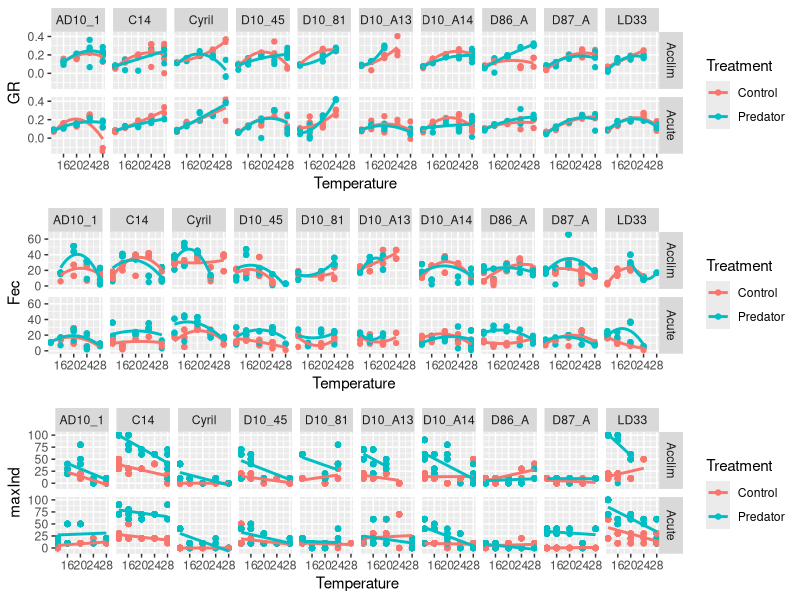

The R script that drew this image:
# 20.12.18
# Make All Traits from Raw Data ----

# SGR calculated as linear regression on log Body Size from Intial to Final Juvenile Instar
# Fec calcuated as sum of the number of neonates
# Induction calcuated as max induction
# NO SCALING because 0 matters to TPC.

#libraries
library(tidyverse)

# data
hebe_all <- read_csv("./Data/AllResults_18_07_18.csv")

# Make the trait data ----

# Somatic Growth Data ----
SGR <- hebe_all %>% 
  filter(Clone != "D10_74", Clone != "LD35", Clone != "LD34") %>% 
  mutate(Experiment = case_when(
    Experiment == "Acute" ~ "Acute",
    Experiment == "Aclim" ~ "Acclim",
    Experiment == "Acclim" ~ "Acclim")) %>% 
  filter(Mature == "J") %>% 
  select(ID, Clone, Temperature, Treatment, Experiment, Age, Body) %>% 
  mutate(log.Body = log(Body)) %>% 
  na.omit()

unique(SGR$Clone)

# calculate GR
SGR_scale <- SGR %>%  
  group_by(ID, Clone, Temperature, Treatment, Experiment) %>% 
  nest() %>% 
  mutate(model = map(.x = data , .f = ~lm(log.Body ~ Age, data = .))) %>% 
  mutate(GR = map_dbl(.x = model, .f = ~coef(.)[2]))

# Fecundity Data ----

Fec_scale <- hebe_all %>% 
  filter(Clone != "D10_74", Clone != "LD35", Clone != "LD34", Clone != "D10_74") %>% 
  mutate(Experiment = case_when(
    Experiment == "Acute" ~ "Acute",
    Experiment == "Aclim" ~ "Acclim",
    Experiment == "Acclim" ~ "Acclim")) %>% 
  filter(Mature == "A"&No.Neonates>=1) %>% 
  group_by(ID, Clone, Temperature, Treatment, Experiment) %>% 
  mutate(Fec = sum(No.Neonates, na.rm = TRUE)) %>%
  select(Clone, Temperature, Treatment, Experiment, Fec)

# Induction Data
maxInd_scale <- hebe_all %>%
  filter(Clone != "D10_74", Clone != "LD35", Clone != "LD34") %>% 
  mutate(Experiment = case_when(
    Experiment == "Acute" ~ "Acute",
    Experiment == "Aclim" ~ "Acclim",
    Experiment == "Acclim" ~ "Acclim")) %>% 
  filter(Mature == "J") %>% 
  select(ID, Clone, Temperature, Treatment, Experiment, Spikes, Pedestal) %>% 
  mutate(IndScore = Spikes*10 + Pedestal) %>% 
  group_by(ID, Clone, Temperature, Treatment, Experiment) %>% 
  mutate(maxInd = max(IndScore)) %>% 
  select(Clone, Temperature, Treatment, Experiment, maxInd)


# Initial Plots of three traits by temperature ----
p_Gr <- ggplot(SGR_scale, aes(x = Temperature, y = GR,
                              colour = Treatment))+
  geom_point()+
  geom_smooth(method = lm, formula = y ~ poly(x, 2), se = FALSE)+
  facet_grid(Experiment ~ Clone)

p_Fec <- ggplot(Fec_scale, aes(x = Temperature, y = Fec,
                               colour = Treatment))+
  geom_point()+
  geom_smooth(method = lm, formula = y ~ poly(x, 2), se = FALSE)+
  facet_grid(Experiment ~ Clone)

p_Ind <- ggplot(maxInd_scale, aes(x = Temperature, y = maxInd,
                                  colour = Treatment))+
  geom_point()+
  geom_smooth(method = lm, se = FALSE)+
  facet_grid(Experiment ~ Clone)

gridExtra::grid.arrange(p_Gr, p_Fec, p_Ind)
